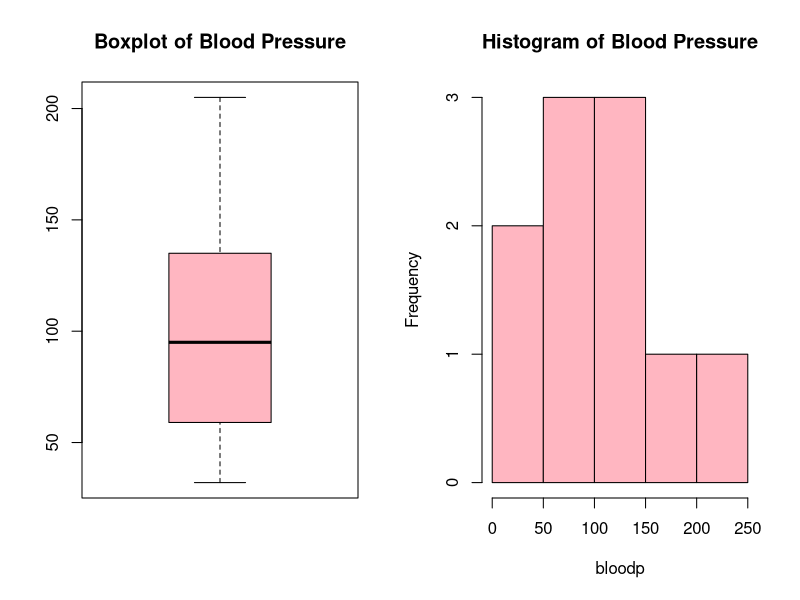
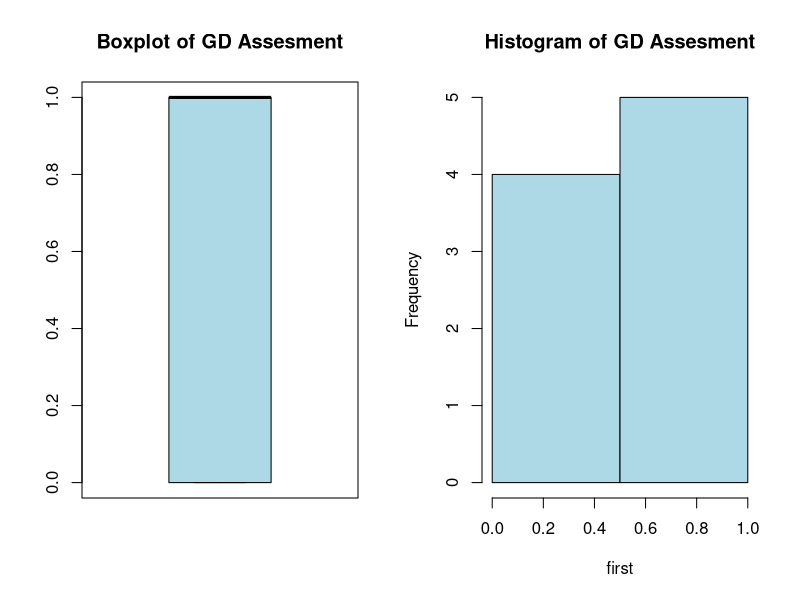
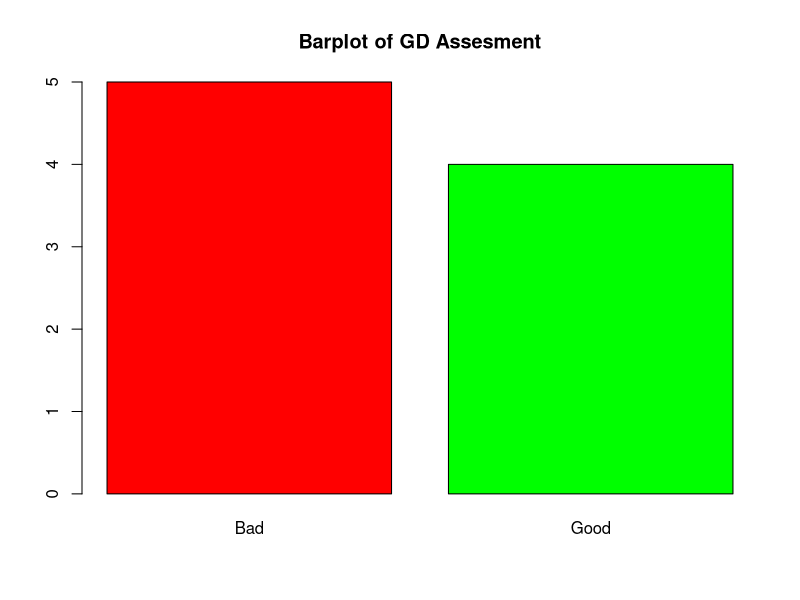

R code for these plots, in order:
Freq <- c(0.6, 0.3, 0.4, 0.4, 0.2, 0.6, 0.3, 0.4, 0.9, 0.2)

bloodp <- c(103, 87, 32, 42, 59, 109, 78, 205, 135, 176)

first <- c(1,1,1,1,0,0,0,0,NA,1)

second <- c(0,0,1,1,0,0,1,1,1,1)

finaldecision <- c(0,1,0,1,0,1,0,1,1,1)

medical.df <- data.frame(Freq, bloodp, first, second, finaldecision)
medical.df

par(mfrow = c(1,2))
boxplot(bloodp, data=medical.df, main="Boxplot of Blood Pressure", col="lightpink")
hist(bloodp, main="Histogram of Blood Pressure", col="lightpink")


boxplot(first, main="Boxplot of GD Assesment", col="lightblue")
hist(first, breaks=2, main="Histogram of GD Assesment", col="lightblue")

par(mfrow=c(1,1))
first1 <- c("Bad", "Bad", "Bad", "Bad", "Good", "Good", "Good", "Good", NA, "Bad")
first1 <- table(first1)
barplot(first1, main="Barplot of GD Assesment", col=c("red", "green"))
